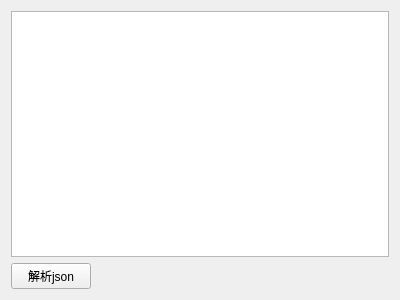
<?xml version="1.0" encoding="UTF-8"?>
<ui version="4.0">
 <class>parse_json::MainView</class>
 <widget class="QWidget" name="MainView">
  <property name="geometry">
   <rect>
    <x>0</x>
    <y>0</y>
    <width>400</width>
    <height>300</height>
   </rect>
  </property>
  <property name="windowTitle">
   <string>MainView</string>
  </property>
  <layout class="QVBoxLayout" name="parse_layout">
   <item>
    <widget class="QPlainTextEdit" name="raw_text">
     <property name="sizePolicy">
      <sizepolicy hsizetype="Expanding" vsizetype="Expanding">
       <horstretch>0</horstretch>
       <verstretch>1</verstretch>
      </sizepolicy>
     </property>
    </widget>
   </item>
   <item>
    <widget class="QPushButton" name="parse_button">
     <property name="sizePolicy">
      <sizepolicy hsizetype="Fixed" vsizetype="Fixed">
       <horstretch>0</horstretch>
       <verstretch>0</verstretch>
      </sizepolicy>
     </property>
     <property name="text">
      <string>解析json</string>
     </property>
     <property name="checkable">
      <bool>false</bool>
     </property>
     <property name="autoDefault">
      <bool>false</bool>
     </property>
     <property name="default">
      <bool>false</bool>
     </property>
     <property name="flat">
      <bool>false</bool>
     </property>
    </widget>
   </item>
  </layout>
 </widget>
 <resources/>
 <connections/>
</ui>
